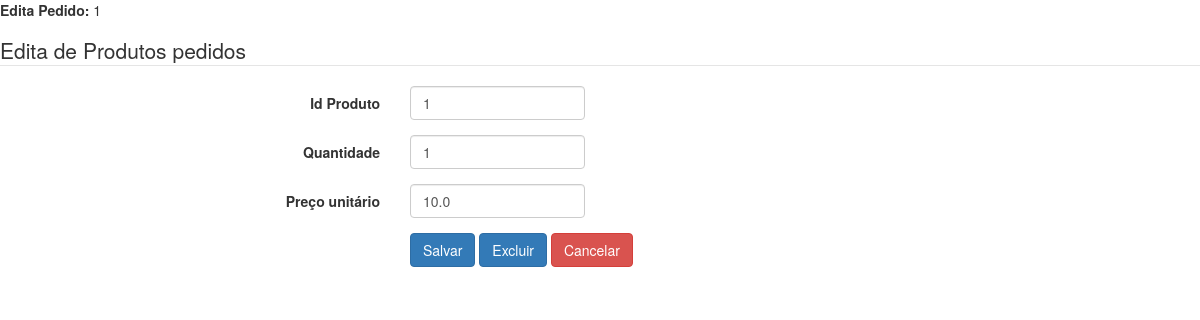
Page /edita-pedido/1/1/ on the earlier database version.
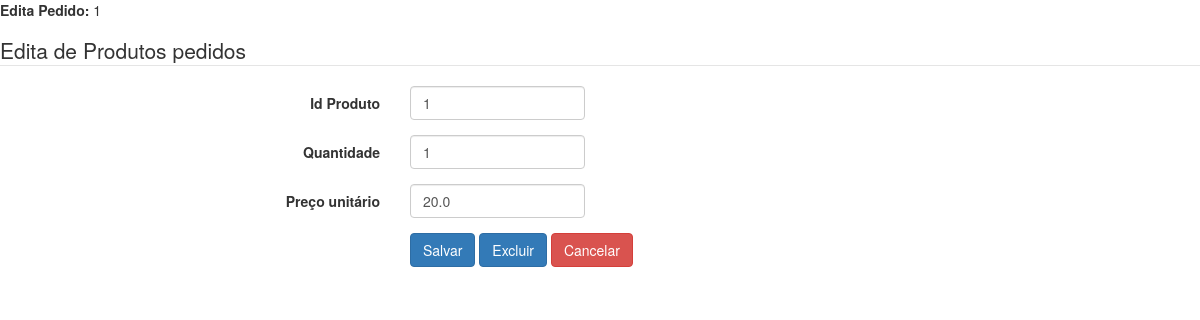
Same page on the later database version.
### tables this page shows
CREATE TABLE itens_pedido (
    id_produto INTEGER NOT NULL,
    id_pedido INTEGER,
    preco_unitario REAL NOT NULL,
    quantidade INTEGER NOT NULL,
    FOREIGN KEY(id_produto) REFERENCES produto(id_produto),
    FOREIGN KEY(id_pedido) REFERENCES pedido(id_pedido)
);

### clientes.py (the view)
@app.route("/edita-pedido/<int:id_pedido>/<int:id_produto>/", methods = ["GET"])
def edita_pedido(id_pedido, id_produto):
    prod_pedido = consultar_itens_pedido(id_pedido, id_produto)
    return render_template("edita_pedido.html", id_pedido = id_pedido, id_produto = id_produto, quantidade = prod_pedido["quantidade"], preco_unitario = prod_pedido["preco_unitario"])

### clientes.py (called while the page is built)
def row_to_dict(description, row):
    if row == None:
        return None
    d = {}
    for i in range(0, len(row)):
        d[description[i][0]] = row[i]
    return d

def conectar():
    return sqlite3.connect('clientes.db')

def consultar_itens_pedido(id_pedido, id_produto):
    with closing(conectar()) as con, closing(con.cursor()) as cur:
        cur.execute("SELECT p.preco_unitario, p.quantidade FROM itens_pedido p WHERE p.id_pedido = ? AND p.id_produto = ?", (id_pedido, id_produto, ))
        return row_to_dict(cur.description, cur.fetchone())

### templates/edita_pedido.html (shortened to what this page needs)
<!DOCTYPE html>
<html>
<head>
    <link href="//maxcdn.bootstrapcdn.com/bootstrap/3.3.0/css/bootstrap.min.css" rel="stylesheet" id="bootstrap-css">
</head>
<body>
    <form class="form-horizontal" action="/edita-pedido/{{id_pedido}}/{{id_produto}}/" method="POST" id="form_principal">
        {% if id_pedido != novo %}
        <p>
            <label>Edita Pedido:</label> {{id_pedido}}
        </p>
        {% endif %}
        <legend>Edita de Produtos pedidos</legend>
        <div class="form-group">
            <label class="col-md-4 control-label" for="id_produto">Id Produto</label>
            <div class="col-md-2">
                <input id="id_produto" name="id_produto" type="text" placeholder="" class="form-control input-md" value="{{id_produto}}">
            </div>
        </div>
        <div class="form-group">
            <label class="col-md-4 control-label" for="quantidade">Quantidade</label>
            <div class="col-md-2">
                <input id="quantidade" name="quantidade" type="text" placeholder="" class="form-control input-md" value="{{quantidade}}">
            </div>
        </div>
        <div class="form-group">
            <label class="col-md-4 control-label" for="preco">Preço unitário</label>
            <div class="col-md-2">
                <input id="preco_unitario" name="preco_unitario" type="number" placeholder="" class="form-control input-md" value="{{preco_unitario}}">
            </div>
        </div>
        <div class="form-group">
            <label class="col-md-4 control-label" for="btnsalvar"></label>
            <div class="col-md-8">
                <button type="button" id="btnsalvar" name="btnsalvar" class="btn btn-primary" onclick="salvar()">Salvar</button>
                {% if id_produto != 'novo' %}<button type="button" id="btnexcluir" name="btnexcluir" class="btn btn-primary" onclick="javascript:excluir();">Excluir</button> {% endif %}
                <a id="btncancelar" name="btncancelar" class="btn btn-danger" href="/menu">Cancelar</a>
            </div>
        </div>
    </form>
</body>
</html>

Differences in the rows shown:
changed itens_pedido: preco_unitario "10.0" → "20.0"
